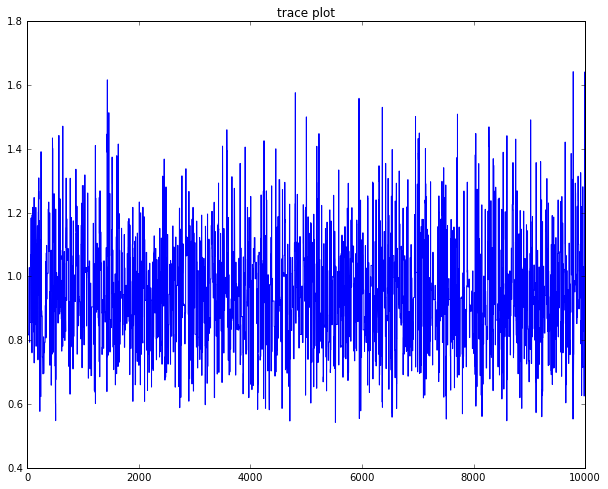

The Python source for this figure:
q2 = pd.read_csv('q2.csv')
y = q2.values

summention = np.dot(np.reshape(y[:, 2], (100, 5)).sum(axis = 1), np.reshape(y[:, 2], (100, 5)).sum(axis = 1))
def pos3(sigma):
    return np.exp(summention*sigma/(2*(5*sigma + 1))) / (sigma*(sigma*5 + 1)**50)

np.random.seed(1234)
samples = [1]
for i in range(10000):
    u = np.random.uniform()
    propose = samples[-1] + np.random.normal(scale = 1)
    prob = min(1, pos3(propose)/pos3(samples[-1]))
    
    if prob < u:
        samples.append(samples[-1])
    else:
        samples.append(propose)

plt.figure(figsize = (10, 8))
plt.title("trace plot")
plt.plot(samples)
plt.show()
